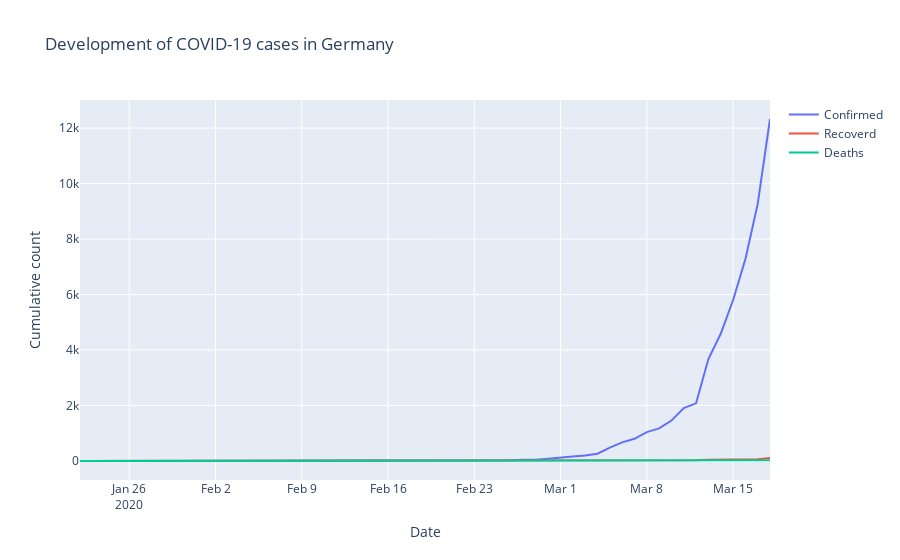
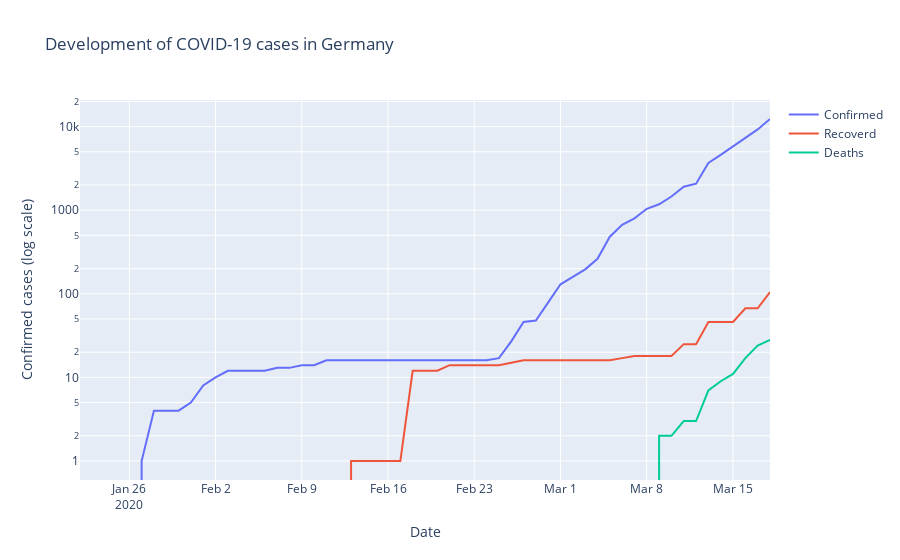

The cell these charts' notebook holds for them, in order:
### Markdown cell above
Look at single country and plot confirmed, recoeverd and deaths:

### Code cell
country = 'Germany'

fig = go.Figure()
fig = go.Figure()
names = ['Confirmed', 'Recoverd', 'Deaths']
for i, dat in enumerate([dat_con, dat_rec, dat_dea]):
    fig.add_trace(go.Scatter(x=dat['Date'], y=dat[country],
                                  mode='lines',
                             name=names[i]))
fig.update_layout(
    title="Development of COVID-19 cases in "+ country,
    xaxis_title="Date",
    yaxis_title="Cumulative count")
fig.show()

fig.update_layout(yaxis_type="log",
                 yaxis_title="Confirmed cases (log scale)")
fig.show()
